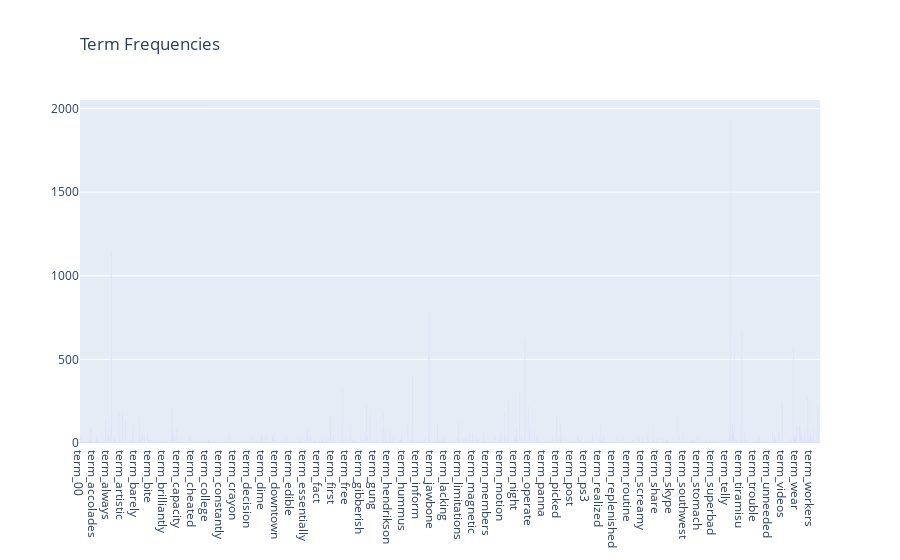

Notebook cell for this chart:
### Markdown cell above
Creating an Array that contains the sum of the term frequencies for each word. Bar graph visualization (zoom for details).

### Code cell
#create a term frequencies array
term_frequencies = np.asarray(frequency_counts.sum(axis=0))[0]

data = go.Bar(x=["term_"+str(i) for i in count_vect.get_feature_names()],
            y=term_frequencies)

fig = go.Figure(data)

fig.update_layout(
    title=go.layout.Title(
        text="Term Frequencies",
        xref="paper",
        x=0
    )
)

fig.show()

### Figure 1 — Plotly figure (JSON) as saved in the notebook; plotly's stock layout.template omitted (floating-point values rounded to 4 significant figures; data arrays with more than 128 entries replaced by an {"elided": "..."} marker saying what was removed)
{"data": [{"type": "bar", "x": {"elided": "5157 str values"}, "y": {"elided": "5157 int values"}}], "layout": {"title": {"text": "Term Frequencies", "x": 0, "xref": "paper"}}}
